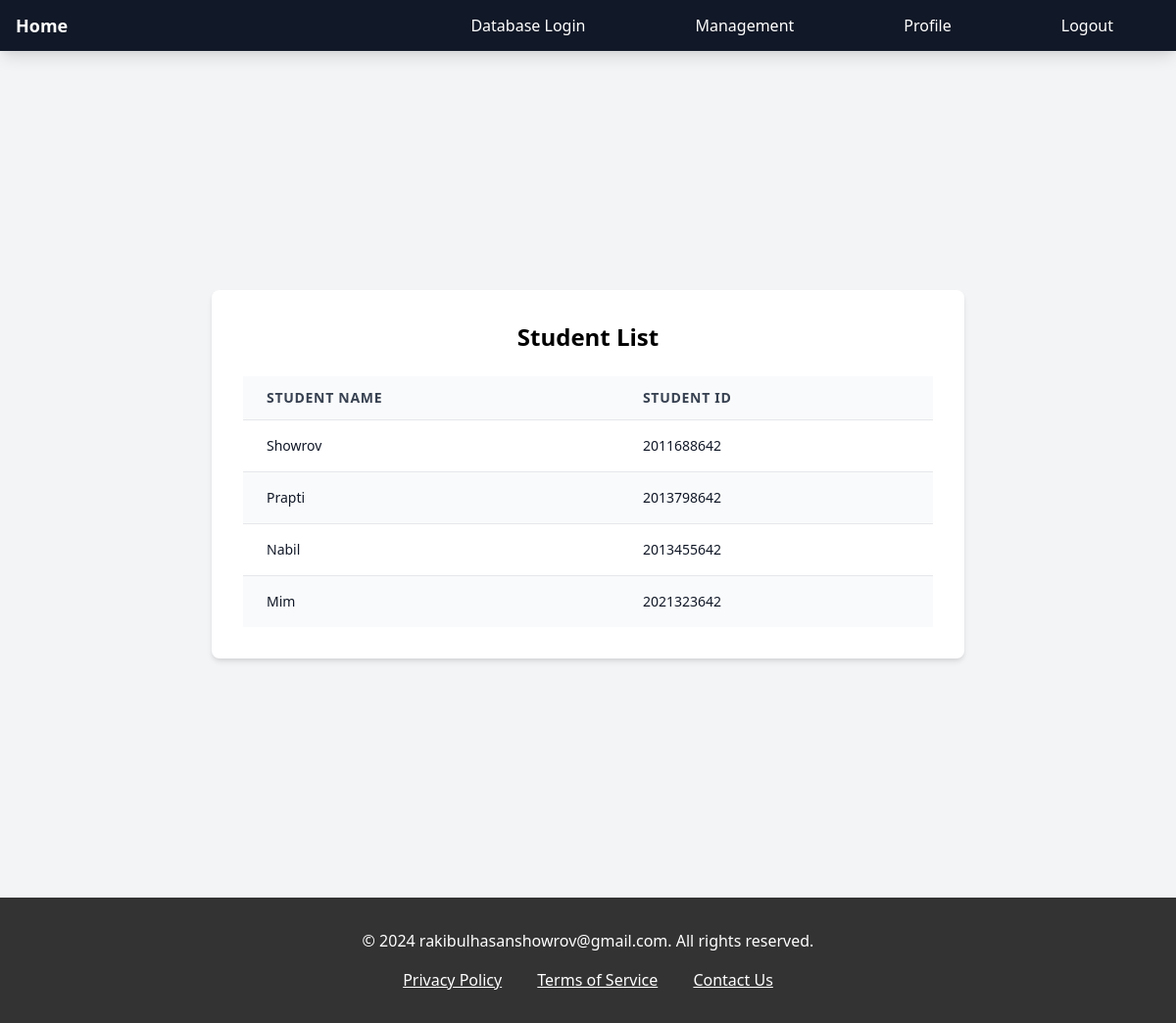
/dbmanage/students/ (signed in), run on an earlier commit of the app's database.
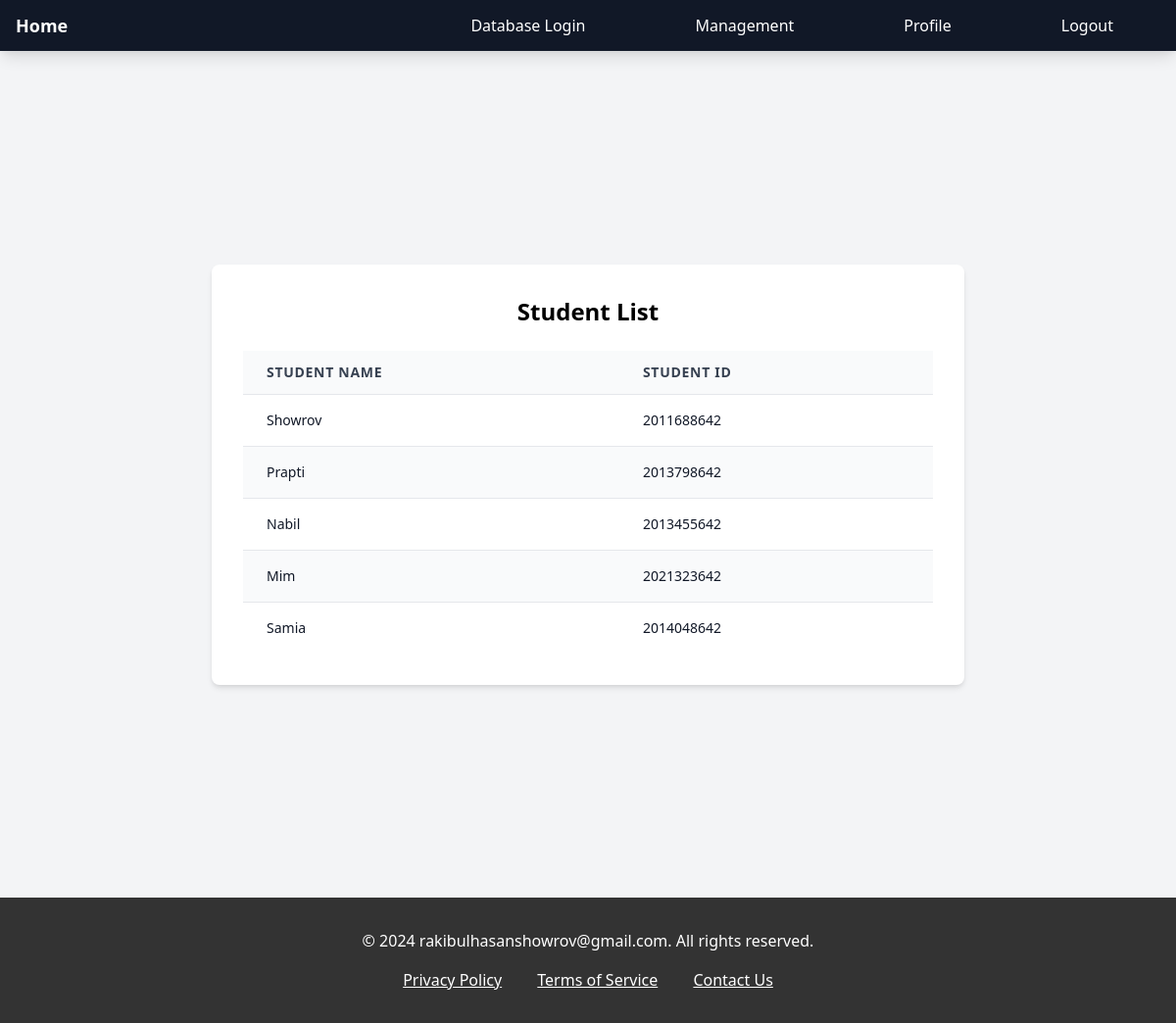
And on a later commit of the database.
### userprofile/models.py (models this page shows, shortened)
class Student(models.Model):
    name = models.CharField(max_length=100)
    student_id = models.CharField(max_length=10, unique=True)
    courses = models.ManyToManyField(Course, through='StudentCourse')

### dbmanage/views.py (the view)
# urls.py: path('students/', views.student_list, name='student_list'),
@login_required(login_url='login')
def student_list(request):
    students = Student.objects.all()
    return render(request, 'student_list.html', {'students': students})

### templates/student_list.html (shortened to what this page needs)
{% extends 'base.html' %}
{% block content %}
<div class="min-h-screen bg-gray-100 flex items-center justify-center">
    <div class="bg-white shadow-md rounded-lg p-8 max-w-3xl w-full">
        <h1 class="text-2xl font-semibold text-center mb-6">Student List</h1>
        <div class="overflow-x-auto">
            <table class="min-w-full divide-y divide-gray-200 bg-blue-50">
                <thead class="bg-gray-50">
                    <tr>
                        <th scope="col" class="px-6 py-3 text-left text-sm font-bold text-gray-700 uppercase tracking-wider">
                            Student Name
                        </th>
                        <th scope="col" class="px-6 py-3 text-left text-sm font-bold text-gray-700 uppercase tracking-wider">
                            Student ID
                        </th>
                    </tr>
                </thead>
                <tbody class="bg-white divide-y divide-gray-200">
                    {% for student in students %}
                        <tr class="{% cycle 'bg-white' 'bg-gray-50' %}">
                            <td class="px-6 py-4 whitespace-nowrap text-sm font-medium text-gray-900">
                                {{ student.name }}
                            </td>
                            <td class="px-6 py-4 whitespace-nowrap text-sm text-gray-900">
                                {{ student.student_id }}
                            </td>
                        </tr>
                    {% endfor %}
                </tbody>
            </table>
        </div>
    </div>
</div>
{% endblock %}

What changed in the data, as far as the page shows it:
added Student: name "Samia", student_id "2014048642"
